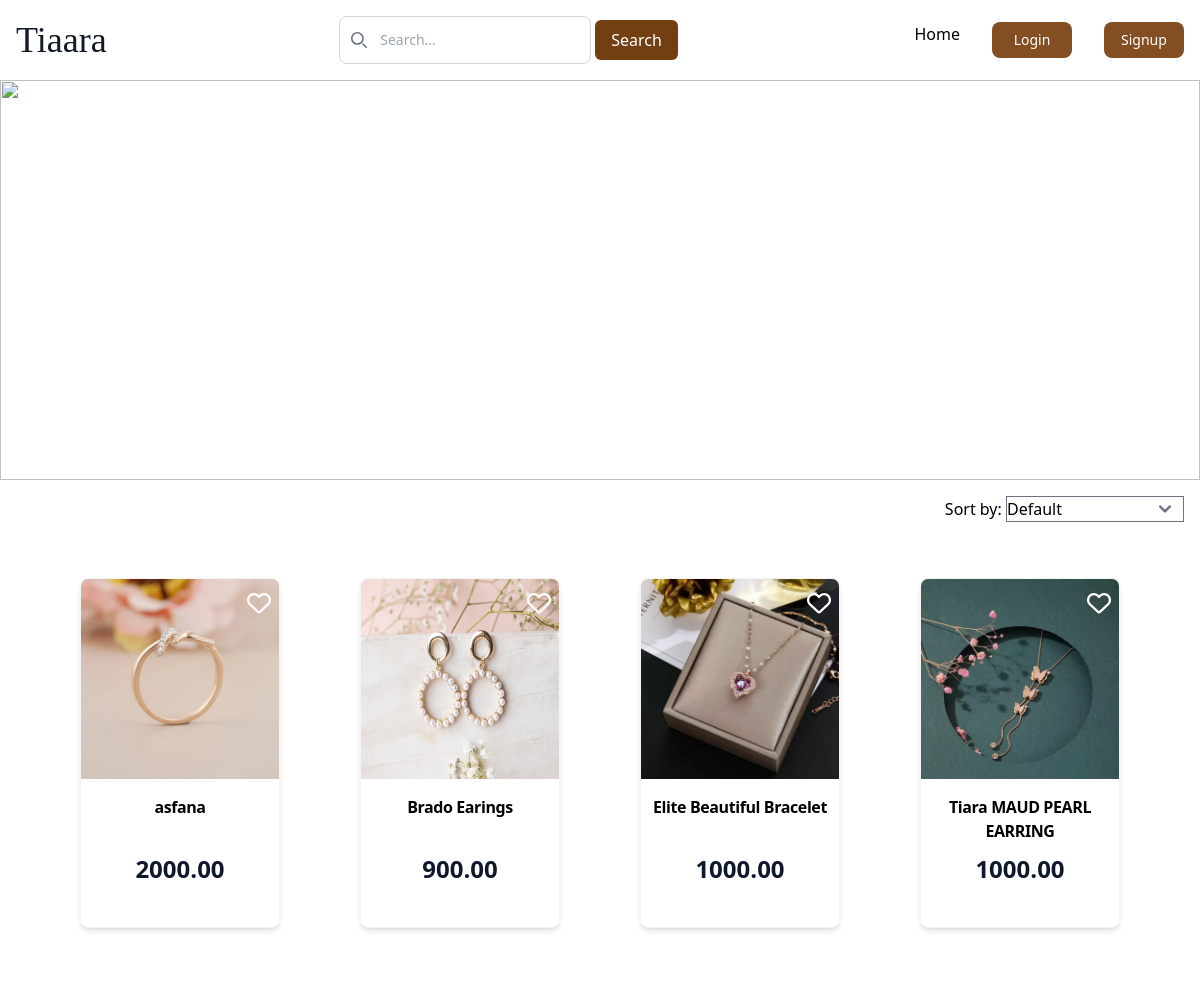
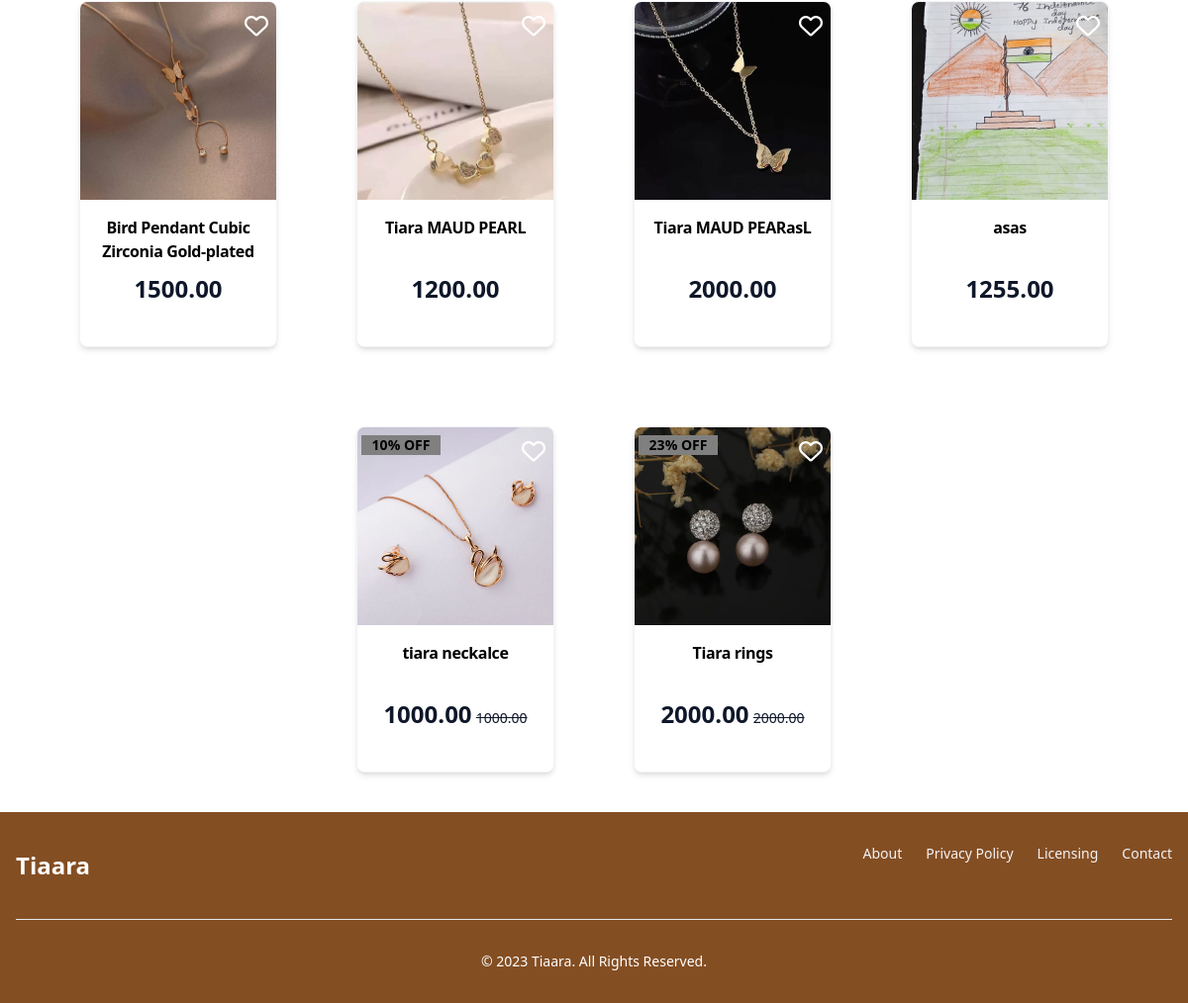
Screenshot of /products/ with the database file from the repository (2 pictures, top to bottom).
### adminapp/models.py (models this page shows, shortened)
class Product(models.Model):
    productname=models.CharField(max_length=50)
    category=models.ForeignKey(Category,on_delete=models.CASCADE)
    details=models.CharField(max_length=100, default='None')
    description=models.TextField()
    active = models.BooleanField(null=True, blank=True)
    offer = models.ForeignKey(ProductOffer, on_delete=models.SET_NULL, null=True, blank=True)

class Variant(models.Model):
    color=models.CharField(max_length=50, default="None")
    product=models.ForeignKey(Product, on_delete=models.CASCADE, related_name='variants')
    price = models.DecimalField(default=0, max_digits=7, decimal_places=2)
    stock=models.IntegerField(default=0)
    img1=models.ImageField(upload_to='product_images',blank=True)
    img2=models.ImageField(upload_to='product_images',blank=True)
    img3=models.ImageField(upload_to='product_images',blank=True)
    img4=models.ImageField(upload_to='product_images',blank=True)
    active=models.BooleanField(default=True)
    discount_price = models.DecimalField(default=0, max_digits=7, decimal_places=2)

class ProductOffer(models.Model):
    discount_prcnt = models.IntegerField(validators=[MinValueValidator(0), MaxValueValidator(100)])
    expire_date = models.DateField()

### authentication/views.py (the view)
# urls.py: path('products/',views.products, name="products"),
def products(request):
    products = Product.objects.filter(variants__isnull=False).distinct()
    order_by = request.GET.get('order_by', 'default')
    if order_by == 'low_to_high':
        products = products.annotate(min_price=Min('variants__discount_price')).order_by('min_price')
    elif order_by == 'high_to_low':
        products = products.annotate(max_price=Min('discount_price')).order_by('-max_price')
    return render(request,'user/products.html',{'products':products})

### templates/user/products.html (shortened to what this page needs)
{% extends 'base.html' %}
{% load static %}
{% block content %}
<img src="{% static 'images/banner2.webp' %}" style="height: 400px; width: 100%;">
<div class=" overflow-x-auto">
  <div class="flex justify-end m-4">
    <form method="get" action="{% url 'products' %}">
        <label for="order_by">Sort by:</label>
        <select name="order_by" id="order_by" onchange="this.form.submit()">
            <option value="default" {% if request.GET.order_by == 'default' %}selected{% endif %}>Default</option>
        </select>
    </form>
</div>
<div class="flex flex-wrap justify-center">
  {% if products %}
    {% for product in products %}
    <a href="{% url 'product_details' product.id %}">
      <div class="m-10  max-w-xs overflow-hidden rounded-lg border border-gray-100 bg-white shadow-md transition-transform transform hover:scale-105" style="width: 200px; height: 350px;">
        <div class="relative">
       <img class="object-cover" src="{{ product.variants.first.img1.url }}" alt="product image" style="height: 200px; width: 200px; align-items: center;" />
       <div class="absolute top-2 left-1 text-black bg-yellow-900 text-center"
            style="background-color: gray; width: 80px;">
            {% if product.offer or productt.category.offer %}
                <p class="text-sm font-semibold">{{ product.offer.discount_prcnt }}% OFF</p>
            {% endif %}
        </div>
       <div class="absolute top-0 right-0">
        {% if product in request.user.wishlist.products.all %}
            <i class="far fa-heart text-2xl m-2 text-red-800"></i>
        {% else %}
            <i class="fa-regular fa-heart text-white text-2xl m-2"></i>
        {% endif %}
    </div>
    </div>
        <div class="mt-4 pb-5">
          <div class="flex justify-center", style="height: 50px; width: 100%;">
            <p class= "tracking-tight text-center font-semibold">{{ product.productname }}</p>
        </div>
          <div class="mt-2 mb-5 flex items-center justify-center">
            <p>
              <span class="text-2xl font-bold text-slate-900 text-center">{{ product.variants.first.discount_price }}</span>
              {% if product.offer or product.category.offer%}
            <span class="text-sm text-slate-900 line-through text-center">{{ product.variants.first.price }}</span>
              {% endif %}
            </p>
          </div>
        </div>
      </div>
    </a>
    {% endfor %}
  {% endif %}
</div>
</div>
{% endblock content %}

### rows the page displays
Product: variants.first.img1 (picture), productname "asfana", variants.first.discount_price "2000.00"
Product: variants.first.img1 (picture), productname "Brado Earings", variants.first.discount_price "900.00"
Product: variants.first.img1 (picture), productname "Elite Beautiful Bracelet", variants.first.discount_price "1000.00"
Product: variants.first.img1 (picture), productname "Tiara MAUD PEARL EARRING", variants.first.discount_price "1000.00"
Product: variants.first.img1 (picture), productname "Bird Pendant Cubic Zirconia Gold-plated", variants.first.discount_price "1500.00"
Product: variants.first.img1 (picture), productname "Tiara MAUD PEARL", variants.first.discount_price "1200.00"
Product: variants.first.img1 (picture), productname "Tiara MAUD PEARasL", variants.first.discount_price "2000.00"
Product: variants.first.img1 (picture), productname "asas", variants.first.discount_price "1255.00"
Product: variants.first.img1 (picture), offer.discount_prcnt "10", productname "tiara neckalce", variants.first.discount_price "1000.00", variants.first.price "1000.00"
Product: variants.first.img1 (picture), offer.discount_prcnt "23", productname "Tiara rings", variants.first.discount_price "2000.00", variants.first.price "2000.00"
